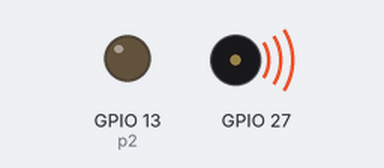
Recording of a program running on a simulated ESP32 board running MicroPython. Shown: output pins drawn as LEDs (lit = HIGH), buzzer (waves = sounding). Pins used as bus, display or sensor lines are not drawn. At 2.2 s the program stops and its outputs stay as they are.

Above: at 0.1 s.
At 2.3 s:
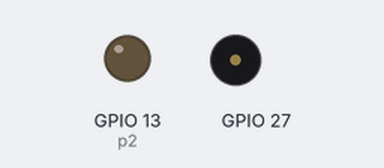
Timing chart, 0 to 3.7 s (numbered marks = the images above):
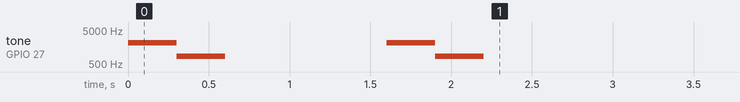

The program:

buzzer.py
```python
from machine import Pin
from machine import PWM
from time import sleep_ms


class BUZZER:
    def __init__(self, sig_pin):
        self.pwm = PWM(Pin(sig_pin, Pin.OUT))

    def play(self, melodies, wait, duty):
        for note in melodies:
            # print("note:{}".format(note))
            if note:
                self.pwm.freq(note)
            self.pwm.duty(duty)
            sleep_ms(wait)
        # 暂停PWM，将占空比设置为0
        self.pwm.duty(0)


# 音符与对应的的频率
B0 = 31
C1 = 33
CS1 = 35
D1 = 37
DS1 = 39
E1 = 41
F1 = 44
FS1 = 46
G1 = 49
GS1 = 52
A1 = 55
AS1 = 58
B1 = 62
C2 = 65
CS2 = 69
D2 = 73
DS2 = 78
E2 = 82
F2 = 87
FS2 = 93
G2 = 98
GS2 = 104
A2 = 110
AS2 = 117
B2 = 123
C3 = 131
CS3 = 139
D3 = 147
DS3 = 156
E3 = 165
F3 = 175
FS3 = 185
G3 = 196
GS3 = 208
A3 = 220
AS3 = 233
B3 = 247
C4 = 262
CS4 = 277
D4 = 294
DS4 = 311
E4 = 330
F4 = 349
FS4 = 370
G4 = 392
GS4 = 415
A4 = 440
AS4 = 466
B4 = 494
C5 = 523
CS5 = 554
D5 = 587
DS5 = 622
E5 = 659
F5 = 698
FS5 = 740
G5 = 784
GS5 = 831
A5 = 880
AS5 = 932
B5 = 988
C6 = 1047
CS6 = 1109
D6 = 1175
DS6 = 1245
E6 = 1319
F6 = 1397
FS6 = 1480
G6 = 1568
GS6 = 1661
A6 = 1760
AS6 = 1865
B6 = 1976
C7 = 2093
CS7 = 2217
D7 = 2349
DS7 = 2489
E7 = 2637
F7 = 2794
FS7 = 2960
G7 = 3136
GS7 = 3322
A7 = 3520
AS7 = 3729
B7 = 3951
C8 = 4186
CS8 = 4435
D8 = 4699
DS8 = 4978


# 播放提醒音频
def buzzer_play():
    # print('发出警报')
    # 音谱
    # mario = [C7, 0, GS5, 0, C7, 0, GS5, 0, C7, 0, GS5, 0, C7, 0, GS5, 0]
    mario = [C7, 0, GS5, 0]
    # 初始化蜂鸣器对象
    buzzer = BUZZER(27)

    p2 = PWM(Pin(13))
    p2.deinit()

    buzzer.play(mario, 150, 512)


if __name__ == '__main__':
    buzzer_play()
    sleep_ms(1000)
    buzzer_play()
```

Measured:
- by itself, tone on GPIO 27: plays 2093 Hz for 0.30 s, 831 Hz for 0.30 s, 2093 Hz for 0.30 s, 831 Hz for 0.30 s
